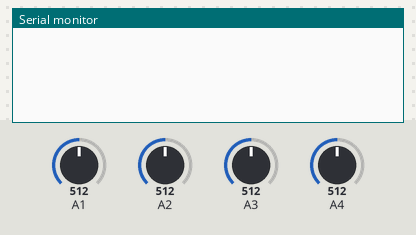
Simulated run of this sketch. Board: Arduino Uno, built with avr-gcc and run on an emulated ATmega328P. Parts: the last lines printed to the serial monitor. The inputs (shaded band) are chosen by the test bench; at power-on: A1 = 512, A2 = 512, A3 = 512, A4 = 512.

Above: at 1.2 s.
1.3 s: A1 set to 716
At 3.5 s:
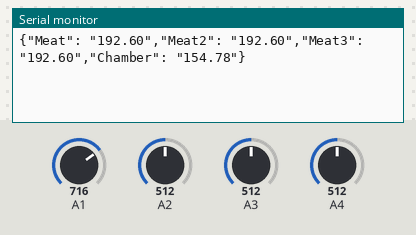
4.3 s: A2 set to 716
At 5.0 s:
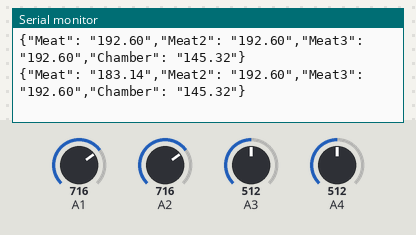
5.8 s: A3 set to 716
At 6.6 s:
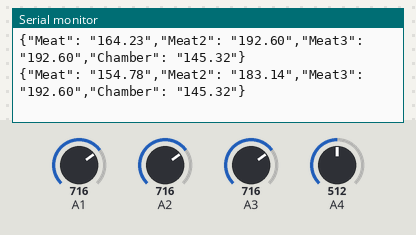
7.3 s: A4 set to 716
At 7.3 s:
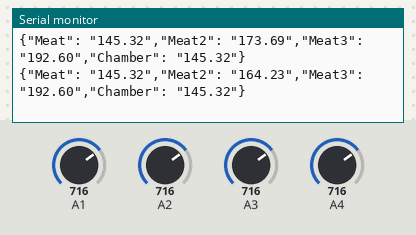
Timing chart, 0 to 10.3 s (numbered marks = the images above; inputs shaded):
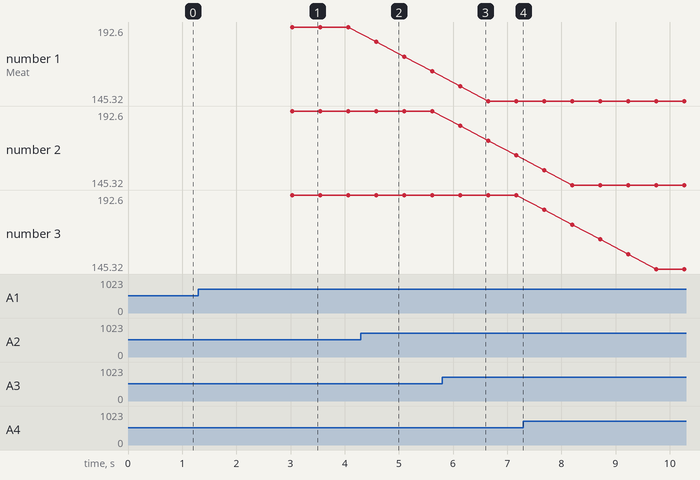

The sketch:

MicroController.ino
```cpp
#define     THERMISTOR_PIN1     1      // Pin between the thermistor and
                                      // series resistor.
#define     THERMISTOR_PIN2     2      // Pin between the thermistor and
                                      // series resistor.
#define     THERMISTOR_PIN3     3      // Pin between the thermistor and
                                      // series resistor.
#define     THERMISTOR_PIN4     4      // Pin between the thermistor and
                                      // series resistor.
#define     SERIES_RESISTOR    10000  // Series resistor value in ohms.

#define     USE_FAHRENHEIT     true   // True to use Fahrenheit, false to
                                      // use celsius.

#define     ADC_SAMPLES        5      // Number of ADC samples to average
                                      // when taking a reading.

// Temperature unit conversion functions and state.
typedef float (*TempConversion)(float);
TempConversion ToKelvin;
TempConversion FromKelvin;
char* TempUnit;

// manual set Coefficiets
float A = 0.000363993930;
float B = 0.000262156391;
float C = -0.000000024874;


float chamberAvg [5];
float meatAvg [5];
float meatAvg2 [5];
float meatAvg3 [5];
float newChamberTemp;
float newMeatTemp;
float newMeatTemp2;
float newMeatTemp3;
int startCount = 0;

void setup() {
  Serial.begin(9600);
  analogReference(DEFAULT);
}

void loop() {


  newChamberTemp = kelvinToFahrenheit(readTemp(THERMISTOR_PIN1));
  newMeatTemp = kelvinToFahrenheit(readTemp(THERMISTOR_PIN2));
  newMeatTemp2 = kelvinToFahrenheit(readTemp(THERMISTOR_PIN3));
  newMeatTemp3 = kelvinToFahrenheit(readTemp(THERMISTOR_PIN4));

  if(!(newChamberTemp > chamberAvg[0] + 50) && !(newChamberTemp < chamberAvg[0] - 50)  || startCount < 5){
    chamberAvg[4] = chamberAvg[3];
    chamberAvg[3] = chamberAvg[2];
    chamberAvg[2] = chamberAvg[1];
    chamberAvg[1] = chamberAvg[0];
    chamberAvg[0] = newChamberTemp;
  }


  if(!(newMeatTemp > meatAvg[0] + 50) && !(newMeatTemp < meatAvg[0] - 50) || startCount < 5){
    meatAvg[4] = meatAvg[3];
    meatAvg[3] = meatAvg[2];
    meatAvg[2] = meatAvg[1];
    meatAvg[1] = meatAvg[0];
    meatAvg[0] = newMeatTemp;
  }

  if(!(newMeatTemp2 > meatAvg2[0] + 50) && !(newMeatTemp2 < meatAvg2[0] - 50) || startCount < 5){
    meatAvg2[4] = meatAvg2[3];
    meatAvg2[3] = meatAvg2[2];
    meatAvg2[2] = meatAvg2[1];
    meatAvg2[1] = meatAvg2[0];
    meatAvg2[0] = newMeatTemp2;
  }

  if(!(newMeatTemp3 > meatAvg3[0] + 50) && !(newMeatTemp3 < meatAvg3[0] - 50) || startCount < 5){
    meatAvg3[4] = meatAvg3[3];
    meatAvg3[3] = meatAvg3[2];
    meatAvg3[2] = meatAvg3[1];
    meatAvg3[1] = meatAvg3[0];
    meatAvg3[0] = newMeatTemp3;
  }

  if(startCount > 5){
    Serial.print("{\"Meat\": \"");
    Serial.print(getAvg(meatAvg));
    Serial.print("\",");
    Serial.print("\"Meat2\": \"");
    Serial.print(getAvg(meatAvg2));
    Serial.print("\",");
    Serial.print("\"Meat3\": \"");
    Serial.print(getAvg(meatAvg3));
    Serial.print("\",");
    Serial.print("\"Chamber\": \"");
    Serial.print(getAvg(chamberAvg));
    Serial.println("\"}");
  } else {
    startCount++;
  }

  delay(500);
}

float kelvinToFahrenheit(float kelvin) {
  return kelvin*(9.0/5.0) - 459.67;
}


double readResistance(int pin) {
  float reading = 0;
  for (int i = 0; i < ADC_SAMPLES; ++i) {
    reading += analogRead(pin);
  }
  reading /= (float)ADC_SAMPLES;
  reading = (1023 / reading) - 1;
  return SERIES_RESISTOR / reading;
}

float readTemp(int pin) {
  float R = readResistance(pin);
  float kelvin = 1.0/(A + B*log(R) + C*pow(log(R), 3.0));
  return kelvin;
}

float getAvg(float tempArray[]){
  float sum = 0;
  for(int i =0; i < 5; i++){
    sum += tempArray[i];
  }

  return sum/5;
}
```

Measured:
- after the input at 1.3 s, the serial monitor: prints a new line after 1.7 s (image 1)
- after the input at 4.3 s, the serial monitor: prints a new line after 0.28 s (image 2)
- after the input at 5.8 s, the serial monitor: prints a new line after 0.33 s (image 3)
- plotted number 1: 192.6 → 164.23 after the input at 4.3 s
